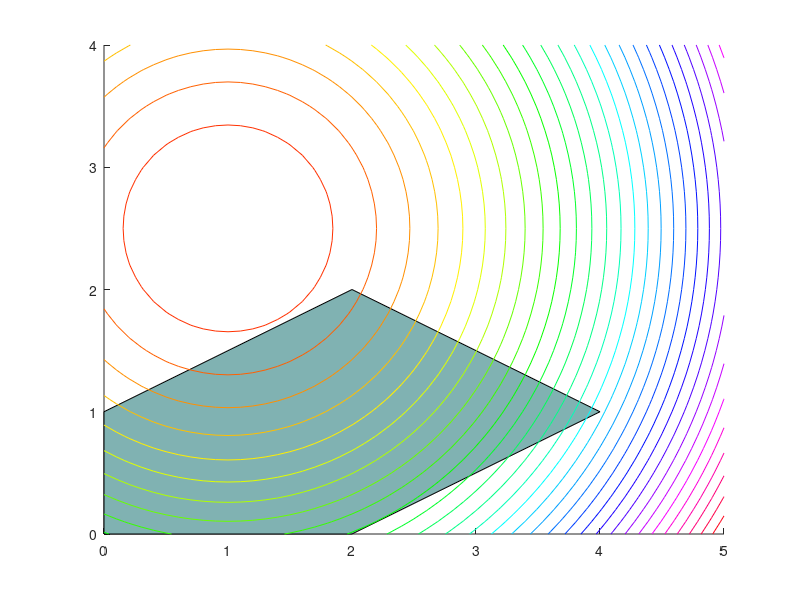

Recreate this plot in MATLAB. (Note: this script raises an error after producing the figure.)
% 例程 7.3  有效集法迭代过程可视化
[vx1, vx2] = meshgrid(0: 0.1: 5, 0: 0.1: 4);
y = ((vx1 - 1).^2) + ((vx2 - 2.5).^2);
figure(1)
colormap('hsv');
patch([0, 2, 4, 2, 0], [1, 2, 1, 0, 0], [0.5, 0.7, 0.7]);
hold on;
contour(vx1, vx2, y, 30, ' LineWidth', 1);  hold on;
plot([0, 5], [1, 7/2], 'k--', 'LineWidth', 2);  %  约束条件1
plot([0, 5], [3, 1/2], 'k--', 'LineWidth', 2);  %  约束条件2
plot([2, 5], [0, 3/2], 'k--', 'LineWidth', 2);  %  约束条件3
%  绘制向最优解迭代的路径
plot([2, 1], [0, 0], 'r$ < $-', 'LineWidth', 2);
plot([1, 1], [0, 1.5], 'r-', 'LineWidth', 2);
plot([1, 1.4], [1.5, 1.7], 'r$ > $-', 'LineWidth', 2);
plot(1.4, 1.7, 'mo', 'LineWidth', 6);  %  绘制最优解点(1.4, 1.7)
